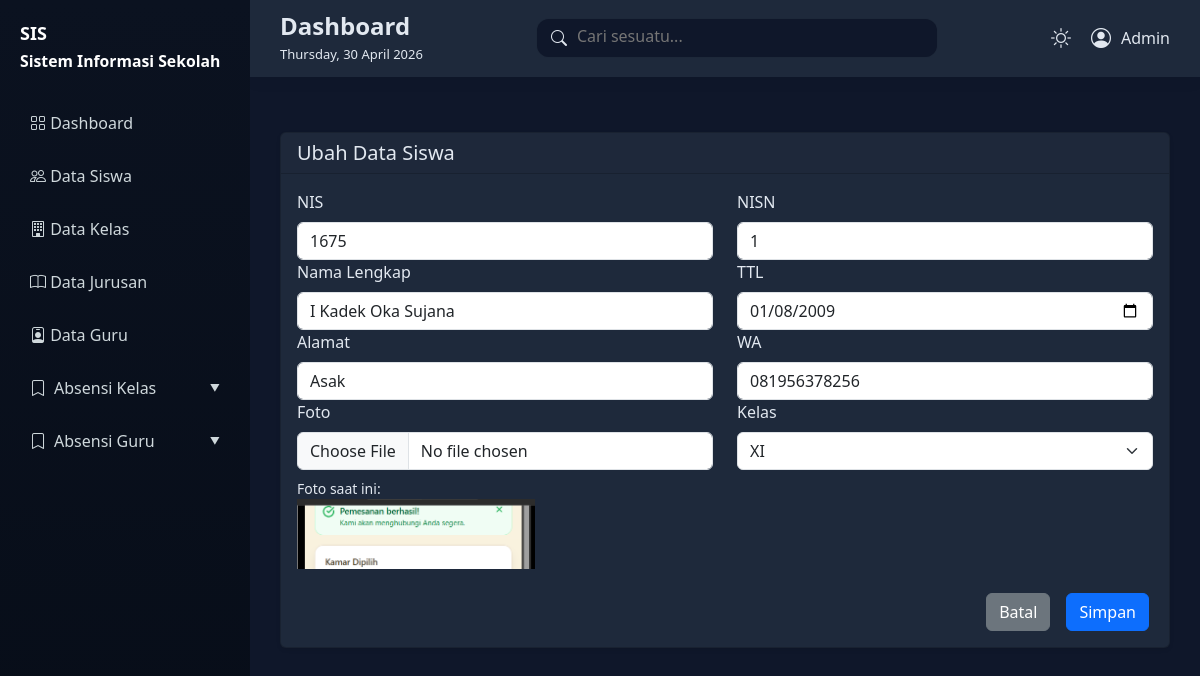
Page /proses/edit_siswa.php?id=32 on the committed database.
### tables this page shows
CREATE TABLE `siswa` (
  `id_siswa` int(11) NOT NULL,
  `nama_siswa` varchar(125) NOT NULL,
  `nis_siswa` varchar(8) NOT NULL,
  `nisn_siswa` varchar(10) NOT NULL,
  `ttl_siswa` date NOT NULL,
  `alamat_siswa` text NOT NULL,
  `wa_siswa` char(15) NOT NULL,
  `foto_siswa` text NOT NULL,
  `kelas_id` int(11) NOT NULL
);

CREATE TABLE `kelas` (
  `id_kelas` int(11) NOT NULL,
  `jurusan_id` int(10) NOT NULL,
  `nama_kelas` varchar(125) NOT NULL
);

### config.php (called while the page is built, shortened)
<?php
$conn = mysqli_connect("localhost", "root", "", "akademik");
function query($query)
{
    global $conn;
    $result = mysqli_query($conn, $query);
    $rows = [];
    while ($row = mysqli_fetch_assoc($result)) {
        $rows[] = $row;
    }
    return $rows;
}

### proses/edit_siswa.php (the view, shortened to what this page needs)
<?php
include '../config.php';
$id = $_GET['id'];
$siswa = query("SELECT * FROM siswa JOIN kelas ON siswa.kelas_id = kelas.id_kelas WHERE id_siswa = $id");
?>
<?php include '../includes/header.php'; ?>
<div class="content container mt-5">
    <div class="card shadow-sm mt-4">
        <div class="card-header">
            <h5 class="mb-0">Ubah Data Siswa</h5>
        </div>
        <div class="card-body">
            <form id="formSiswa" method="post" enctype="multipart/form-data">
                <?php foreach ($siswa as $row) : ?>
                    <div class="row">
                        <div class="form-group col-md-6">
                            <label class="form-label">NIS</label>
                            <input type="text" name="nis" class="form-control" value="<?= $row['nis_siswa'] ?>">
                        </div>
                        <div class="form-group col-md-6">
                            <label class="form-label">NISN</label>
                            <input type="text" name="nisn" class="form-control" value="<?= $row['nisn_siswa'] ?>">
                        </div>
                        <div class="form-group col-md-6">
                            <label class="form-label">Nama Lengkap</label>
                            <input type="text" name="nama" class="form-control" value="<?= $row['nama_siswa'] ?>">
                        </div>
                        <div class="form-group col-md-6">
                            <label class="form-label">TTL</label>
                            <input type="date" name="ttl" class="form-control" value="<?= $row['ttl_siswa'] ?>">
                        </div>
                        <div class="form-group col-md-6">
                            <label class="form-label">Alamat</label>
                            <input type="text" name="alamat" class="form-control" value="<?= $row['alamat_siswa'] ?>">
                        </div>
                        <div class="form-group col-md-6">
                            <label class="form-label">WA</label>
                            <input type="text" name="wa" class="form-control" value="<?= $row['wa_siswa'] ?>">
                        </div>
                        <div class="form-group col-md-6">
                            <label class="form-label">Foto</label>
                            <input type="file" name="foto" class="form-control">
                            <?php if (!empty($row['foto_siswa'])) : ?>
                                <small class="d-block mt-2">Foto saat ini:</small>
                                <img src="../assets/img/new/<?= $row['foto_siswa'] ?>" alt="foto siswa" height="70">
                            <?php endif; ?>
                        </div>
                        <div class="form-group col-md-6">
                            <label class="form-label">Kelas</label>
                            <select name="kelas" id="kelas" class="form-select">
                                <option value="<?= $row['id_kelas'] ?>"><?= $row['nama_kelas'] ?></option>
                            </select>
                        </div>
                        <div class="modal-footer mt-4">
                            <a href="../siswa.php" class="me-3">
                                <button type="button" class="btn btn-secondary">Batal</button>
                            </a>
                            <button type="submit" name="submit" class="btn btn-primary me-3">Simpan</button>
                        </div>
                    </div>
                <?php endforeach; ?>
            </form>
        </div>
    </div>
</div>
<?php include '../includes/footer.php'; ?>

### css/style.css (style rules this page uses)
:root { --bg-light: #f4f6f9; --card-light: #ffffff; --text-light: #1f2937; --bg-dark: #0f172a; --card-dark: #1e293b; --text-dark: #e2e8f0; }
a { text-decoration: none !important; }
body { background: var(--bg-light); color: var(--text-light); transition: 0.3s; }
body.dark-mode { background: var(--bg-dark); color: var(--text-dark); }
.content { margin-top: 3rem; padding: 30px; }
body.dark-mode .card, body.dark-mode .card-stat { background: var(--card-dark); color: var(--text-dark); }

### rows in the picture
siswa: nis "1675", nisn "1", nama "I Kadek Oka Sujana", ttl "01/08/2009", alamat "Asak", wa "081956378256", foto_siswa (picture), kelas "XI"
